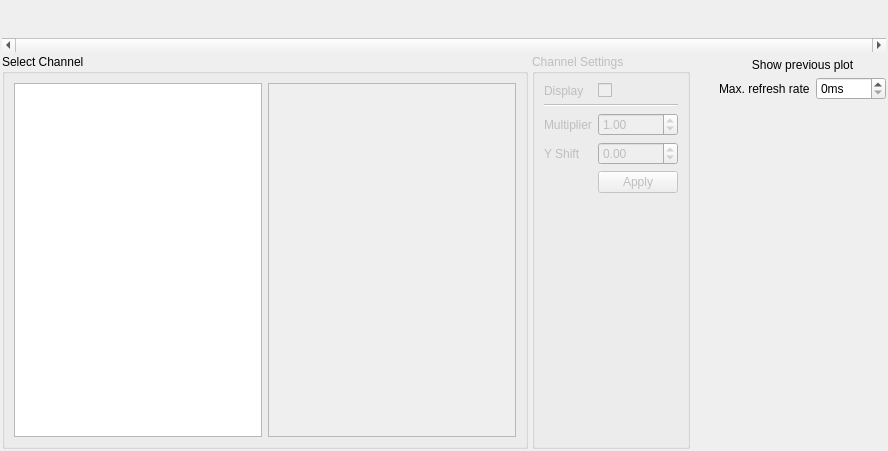
<?xml version="1.0" encoding="UTF-8"?>
<ui version="4.0">
 <class>TraceDisplay</class>
 <widget class="QWidget" name="TraceDisplay">
  <property name="geometry">
   <rect>
    <x>0</x>
    <y>0</y>
    <width>888</width>
    <height>451</height>
   </rect>
  </property>
  <property name="windowTitle">
   <string>Form</string>
  </property>
  <layout class="QVBoxLayout" name="verticalLayout">
   <property name="spacing">
    <number>2</number>
   </property>
   <property name="leftMargin">
    <number>2</number>
   </property>
   <property name="topMargin">
    <number>2</number>
   </property>
   <property name="rightMargin">
    <number>2</number>
   </property>
   <property name="bottomMargin">
    <number>2</number>
   </property>
   <item>
    <widget class="QWidget" name="traceContainerWidget" native="true">
     <property name="minimumSize">
      <size>
       <width>0</width>
       <height>50</height>
      </size>
     </property>
     <layout class="QVBoxLayout" name="verticalLayout_14">
      <property name="spacing">
       <number>0</number>
      </property>
      <property name="leftMargin">
       <number>0</number>
      </property>
      <property name="topMargin">
       <number>0</number>
      </property>
      <property name="rightMargin">
       <number>0</number>
      </property>
      <property name="bottomMargin">
       <number>0</number>
      </property>
      <item>
       <widget class="TraceView" name="traceView0" native="true"/>
      </item>
      <item>
       <widget class="QScrollBar" name="plotScrollBar">
        <property name="maximum">
         <number>0</number>
        </property>
        <property name="orientation">
         <enum>Qt::Horizontal</enum>
        </property>
       </widget>
      </item>
     </layout>
    </widget>
   </item>
   <item>
    <widget class="QWidget" name="widget_3" native="true">
     <layout class="QHBoxLayout" name="horizontalLayout_3">
      <property name="spacing">
       <number>4</number>
      </property>
      <property name="leftMargin">
       <number>0</number>
      </property>
      <property name="topMargin">
       <number>0</number>
      </property>
      <property name="rightMargin">
       <number>0</number>
      </property>
      <property name="bottomMargin">
       <number>0</number>
      </property>
      <item>
       <widget class="QGroupBox" name="groupBox_3">
        <property name="sizePolicy">
         <sizepolicy hsizetype="Preferred" vsizetype="Minimum">
          <horstretch>0</horstretch>
          <verstretch>0</verstretch>
         </sizepolicy>
        </property>
        <property name="title">
         <string>Select Channel</string>
        </property>
        <layout class="QHBoxLayout" name="horizontalLayout_5">
         <item>
          <widget class="QListWidget" name="portListWidget"/>
         </item>
         <item>
          <widget class="QListWidget" name="chanListWidget">
           <property name="enabled">
            <bool>false</bool>
           </property>
          </widget>
         </item>
        </layout>
       </widget>
      </item>
      <item>
       <widget class="QGroupBox" name="chanSettingsGroupBox">
        <property name="enabled">
         <bool>false</bool>
        </property>
        <property name="title">
         <string>Channel Settings</string>
        </property>
        <layout class="QFormLayout" name="formLayout">
         <item row="0" column="0">
          <widget class="QLabel" name="chanDisplayLabel">
           <property name="text">
            <string>Display</string>
           </property>
          </widget>
         </item>
         <item row="0" column="1">
          <widget class="QCheckBox" name="chanDisplayCheckBox"/>
         </item>
         <item row="2" column="0">
          <widget class="QLabel" name="multiplierLabel">
           <property name="text">
            <string>Multiplier</string>
           </property>
          </widget>
         </item>
         <item row="2" column="1">
          <widget class="QDoubleSpinBox" name="multiplierDoubleSpinBox">
           <property name="minimum">
            <double>-1000.000000000000000</double>
           </property>
           <property name="maximum">
            <double>1000.990000000000009</double>
           </property>
           <property name="value">
            <double>1.000000000000000</double>
           </property>
          </widget>
         </item>
         <item row="3" column="0">
          <widget class="QLabel" name="yShiftLabel">
           <property name="text">
            <string>Y Shift</string>
           </property>
          </widget>
         </item>
         <item row="3" column="1">
          <widget class="QDoubleSpinBox" name="yShiftDoubleSpinBox">
           <property name="minimum">
            <double>-9999.000000000000000</double>
           </property>
           <property name="maximum">
            <double>9999.989999999999782</double>
           </property>
          </widget>
         </item>
         <item row="1" column="0" colspan="2">
          <widget class="Line" name="line">
           <property name="orientation">
            <enum>Qt::Horizontal</enum>
           </property>
          </widget>
         </item>
         <item row="4" column="1">
          <widget class="QPushButton" name="plotApplyButton">
           <property name="enabled">
            <bool>false</bool>
           </property>
           <property name="text">
            <string>Apply</string>
           </property>
           <property name="icon">
            <iconset theme="dialog-ok-apply">
             <normaloff>../../</normaloff>../../</iconset>
           </property>
          </widget>
         </item>
        </layout>
       </widget>
      </item>
      <item>
       <spacer name="horizontalSpacer_2">
        <property name="orientation">
         <enum>Qt::Horizontal</enum>
        </property>
        <property name="sizeHint" stdset="0">
         <size>
          <width>40</width>
          <height>20</height>
         </size>
        </property>
       </spacer>
      </item>
      <item>
       <widget class="QWidget" name="widget_2" native="true">
        <layout class="QVBoxLayout" name="verticalLayout_13">
         <property name="spacing">
          <number>0</number>
         </property>
         <property name="leftMargin">
          <number>0</number>
         </property>
         <property name="topMargin">
          <number>0</number>
         </property>
         <property name="rightMargin">
          <number>0</number>
         </property>
         <property name="bottomMargin">
          <number>0</number>
         </property>
         <item>
          <widget class="QPushButton" name="prevPlotButton">
           <property name="text">
            <string>Show previous plot</string>
           </property>
           <property name="checkable">
            <bool>true</bool>
           </property>
           <property name="checked">
            <bool>false</bool>
           </property>
           <property name="flat">
            <bool>true</bool>
           </property>
          </widget>
         </item>
         <item>
          <widget class="QWidget" name="widget_4" native="true">
           <layout class="QHBoxLayout" name="horizontalLayout_8">
            <property name="spacing">
             <number>6</number>
            </property>
            <property name="leftMargin">
             <number>0</number>
            </property>
            <property name="topMargin">
             <number>1</number>
            </property>
            <property name="rightMargin">
             <number>0</number>
            </property>
            <property name="bottomMargin">
             <number>0</number>
            </property>
            <item>
             <widget class="QLabel" name="label_2">
              <property name="text">
               <string>Max. refresh rate</string>
              </property>
             </widget>
            </item>
            <item>
             <widget class="QSpinBox" name="plotRefreshSpinBox">
              <property name="suffix">
               <string>ms</string>
              </property>
              <property name="maximum">
               <number>1000</number>
              </property>
             </widget>
            </item>
           </layout>
          </widget>
         </item>
         <item>
          <spacer name="verticalSpacer_3">
           <property name="orientation">
            <enum>Qt::Vertical</enum>
           </property>
           <property name="sizeHint" stdset="0">
            <size>
             <width>20</width>
             <height>40</height>
            </size>
           </property>
          </spacer>
         </item>
        </layout>
       </widget>
      </item>
     </layout>
    </widget>
   </item>
  </layout>
 </widget>
 <customwidgets>
  <customwidget>
   <class>TraceView</class>
   <extends>QWidget</extends>
   <header>traceview.h</header>
   <container>1</container>
  </customwidget>
 </customwidgets>
 <resources/>
 <connections/>
</ui>
